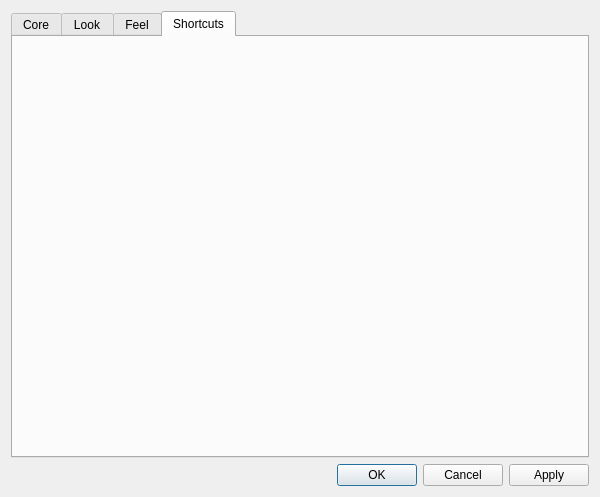
<ui version="4.0" >
 <class>prefDialog</class>
 <widget class="QDialog" name="prefDialog" >
  <property name="geometry" >
   <rect>
    <x>0</x>
    <y>0</y>
    <width>600</width>
    <height>497</height>
   </rect>
  </property>
  <property name="sizePolicy" >
   <sizepolicy vsizetype="MinimumExpanding" hsizetype="MinimumExpanding" >
    <horstretch>0</horstretch>
    <verstretch>0</verstretch>
   </sizepolicy>
  </property>
  <property name="windowTitle" >
   <string>Esperanza - Preferences</string>
  </property>
  <property name="windowIcon" >
   <iconset resource="../../../data/esperanza.qrc" >:/images/esperanza.png</iconset>
  </property>
  <layout class="QVBoxLayout" >
   <item>
    <widget class="QTabWidget" name="tabWidget" >
     <property name="currentIndex" >
      <number>3</number>
     </property>
     <widget class="QWidget" name="tabCore" >
      <attribute name="title" >
       <string>Core</string>
      </attribute>
     </widget>
     <widget class="QWidget" name="tabLook" >
      <attribute name="title" >
       <string>Look</string>
      </attribute>
     </widget>
     <widget class="QWidget" name="tabFeel" >
      <attribute name="title" >
       <string>Feel</string>
      </attribute>
     </widget>
     <widget class="QWidget" name="tabShortcuts" >
      <attribute name="title" >
       <string>Shortcuts</string>
      </attribute>
     </widget>
    </widget>
   </item>
   <item>
    <widget class="QDialogButtonBox" name="buttonBox" >
     <property name="orientation" >
      <enum>Qt::Horizontal</enum>
     </property>
     <property name="standardButtons" >
      <set>QDialogButtonBox::Apply|QDialogButtonBox::Cancel|QDialogButtonBox::NoButton|QDialogButtonBox::Ok</set>
     </property>
    </widget>
   </item>
  </layout>
 </widget>
 <resources>
  <include location="../../../data/esperanza.qrc" />
 </resources>
 <connections>
  <connection>
   <sender>buttonBox</sender>
   <signal>clicked(QAbstractButton*)</signal>
   <receiver>prefDialog</receiver>
   <slot>clickedBtnBox(QAbstractButton*)</slot>
   <hints>
    <hint type="sourcelabel" >
     <x>469</x>
     <y>473</y>
    </hint>
    <hint type="destinationlabel" >
     <x>299</x>
     <y>248</y>
    </hint>
   </hints>
  </connection>
 </connections>
</ui>
